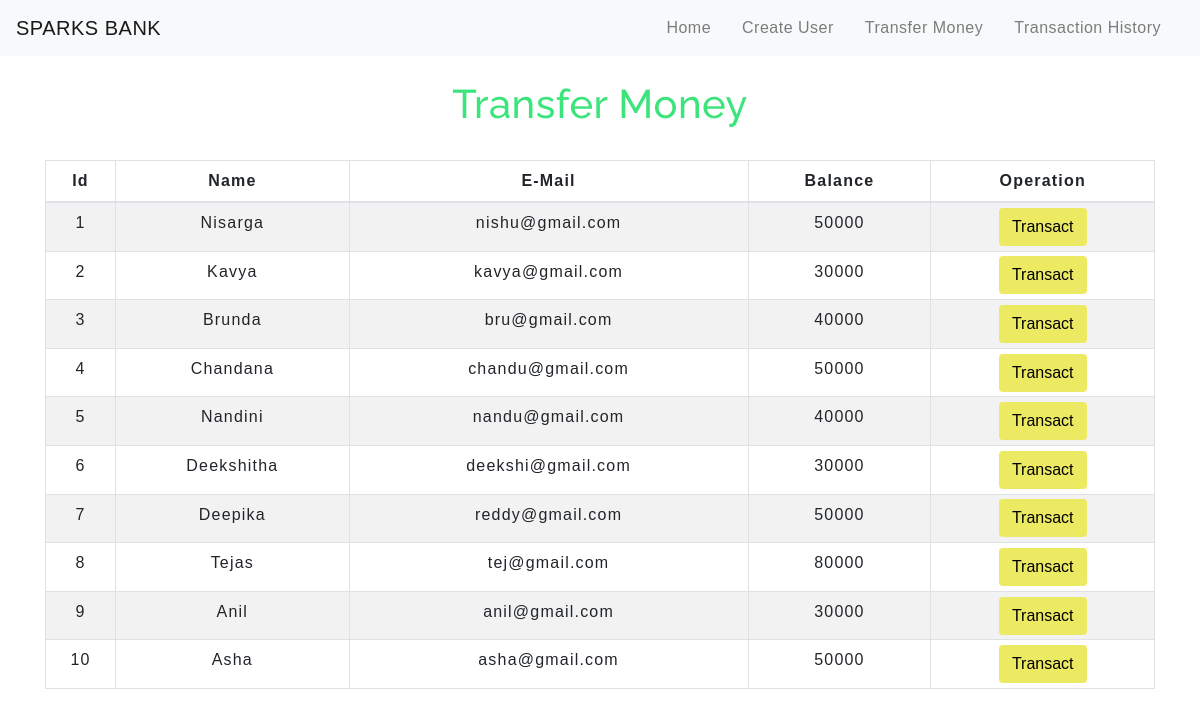
The app's page /transfermoney.php with its own data.
### tables this page shows
CREATE TABLE `users` (
  `id` int(3) NOT NULL,
  `name` text NOT NULL,
  `email` varchar(30) NOT NULL,
  `balance` int(8) NOT NULL
);

### transfermoney.php (the view, shortened to what this page needs)
<!DOCTYPE html>
<html lang="en">
<head>
    <link rel="stylesheet" href="https://maxcdn.bootstrapcdn.com/bootstrap/4.0.0/css/bootstrap.min.css">
    <link rel="stylesheet" type="text/css" href="css/table.css">
    <link rel="stylesheet" type="text/css" href="css/navbar.css">
</head>
<body>
<?php
    include 'config.php';
    $sql = "SELECT * FROM users";
    $result = mysqli_query($conn,$sql);
?>
<?php
  include 'navbar.php';
?>
<div class="container">
        <h2 class="text-center pt-4">Transfer Money</h2>
        <br>
            <div class="row">
                <div class="col">
                    <div class="table-responsive-sm">
                    <table class="table table-hover table-sm table-striped table-condensed table-bordered">
                        <thead>
                            <tr>
                            <th scope="col" class="text-center py-2">Id</th>
                            <th scope="col" class="text-center py-2">Name</th>
                            <th scope="col" class="text-center py-2">E-Mail</th>
                            <th scope="col" class="text-center py-2">Balance</th>
                            <th scope="col" class="text-center py-2">Operation</th>
                            </tr>
                        </thead>
                        <tbody>
                <?php
                    while($rows=mysqli_fetch_assoc($result)){
                ?>
                    <tr>
                        <td class="py-2"><?php echo $rows['id'] ?></td>
                        <td class="py-2"><?php echo $rows['name']?></td>
                        <td class="py-2"><?php echo $rows['email']?></td>
                        <td class="py-2"><?php echo $rows['balance']?></td>
                        <td><a href="selecteduserdetail.php?id= <?php echo $rows['id'] ;?>"> <button type="button" class="btn">Transact</button></a></td>
                    </tr>
                <?php
                    }
                ?>
                        </tbody>
                    </table>
                    </div>
                </div>
            </div>
         </div>
</body>
</html>

### navbar.php (shortened to what this page needs)
<nav class="navbar navbar-expand-md navbar-light bg-light">
<a class="navbar-brand" href="index.php">SPARKS BANK</a>
<div class="collapse navbar-collapse" id="collapsibleNavbar">
      <ul class="navbar-nav ml-auto">
        <li class="nav-item">
          <a class="nav-link" href="index.php">Home</a>
        </li>
        <li class="nav-item">
          <a class="nav-link" href="createuser.php">Create User</a>
        </li>
        <li class="nav-item">
          <a class="nav-link" href="transfermoney.php">Transfer Money</a>
        </li>
        <li class="nav-item">
          <a class="nav-link" href="transactionhistory.php">Transaction History</a>
        </li>
    </div>
 </nav>

### css/table.css (style rules this page uses)
* { padding: 0; margin: 0; box-sizing: border-box; font-family: sans-serif; }
h2 { font-size: 40px; }
table { letter-spacing: 1.2px; }
td { text-align: center; }
button { border:none; background: #ecea63; transition: 1s; }

### css/navbar.css (style rules this page uses)
.nav-link { margin-right: 15px; color:#5695e9; letter-spacing: 0.5px; transition: 0.5s; }
.navbar-brand { color: #cff773; letter-spacing: 0.5px; }
h2 { color: #3ce47c; letter-spacing: 0.5px; font-family: raleway; }

### transfermoney.php (style rules this page uses)
button { transition: 1.5s; }

### records on screen
users: id "1", name "Nisarga", email "nishu@gmail.com", balance "50000"
users: id "2", name "Kavya", email "kavya@gmail.com", balance "30000"
users: id "3", name "Brunda", email "bru@gmail.com", balance "40000"
users: id "4", name "Chandana", email "chandu@gmail.com", balance "50000"
users: id "5", name "Nandini", email "nandu@gmail.com", balance "40000"
users: id "6", name "Deekshitha", email "deekshi@gmail.com", balance "30000"
users: id "7", name "Deepika", email "reddy@gmail.com", balance "50000"
users: id "8", name "Tejas", email "tej@gmail.com", balance "80000"
users: id "9", name "Anil", email "anil@gmail.com", balance "30000"
users: id "10", name "Asha", email "asha@gmail.com", balance "50000"
